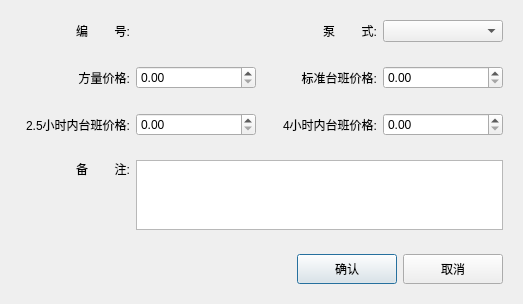
<?xml version="1.0" encoding="UTF-8"?>
<ui version="4.0">
 <class>ContractPriceDialog</class>
 <widget class="QDialog" name="ContractPriceDialog">
  <property name="geometry">
   <rect>
    <x>0</x>
    <y>0</y>
    <width>523</width>
    <height>300</height>
   </rect>
  </property>
  <property name="windowTitle">
   <string>Dialog</string>
  </property>
  <layout class="QVBoxLayout" name="verticalLayout">
   <item>
    <widget class="QWidget" name="widget" native="true">
     <layout class="QHBoxLayout" name="horizontalLayout">
      <item>
       <widget class="QLabel" name="label">
        <property name="minimumSize">
         <size>
          <width>110</width>
          <height>0</height>
         </size>
        </property>
        <property name="maximumSize">
         <size>
          <width>110</width>
          <height>16777215</height>
         </size>
        </property>
        <property name="text">
         <string>编        号:</string>
        </property>
        <property name="alignment">
         <set>Qt::AlignRight|Qt::AlignTrailing|Qt::AlignVCenter</set>
        </property>
       </widget>
      </item>
      <item>
       <widget class="QLabel" name="numberLabel">
        <property name="minimumSize">
         <size>
          <width>120</width>
          <height>0</height>
         </size>
        </property>
        <property name="maximumSize">
         <size>
          <width>120</width>
          <height>16777215</height>
         </size>
        </property>
        <property name="text">
         <string/>
        </property>
       </widget>
      </item>
      <item>
       <widget class="QLabel" name="label_3">
        <property name="text">
         <string>泵        式:</string>
        </property>
        <property name="alignment">
         <set>Qt::AlignRight|Qt::AlignTrailing|Qt::AlignVCenter</set>
        </property>
       </widget>
      </item>
      <item>
       <widget class="QComboBox" name="pumpTypeCB">
        <property name="minimumSize">
         <size>
          <width>120</width>
          <height>0</height>
         </size>
        </property>
        <property name="maximumSize">
         <size>
          <width>120</width>
          <height>16777215</height>
         </size>
        </property>
       </widget>
      </item>
     </layout>
    </widget>
   </item>
   <item>
    <widget class="QWidget" name="widget_2" native="true">
     <layout class="QHBoxLayout" name="horizontalLayout_2">
      <item>
       <widget class="QLabel" name="label_4">
        <property name="minimumSize">
         <size>
          <width>110</width>
          <height>0</height>
         </size>
        </property>
        <property name="maximumSize">
         <size>
          <width>110</width>
          <height>16777215</height>
         </size>
        </property>
        <property name="text">
         <string>方量价格:</string>
        </property>
        <property name="alignment">
         <set>Qt::AlignRight|Qt::AlignTrailing|Qt::AlignVCenter</set>
        </property>
       </widget>
      </item>
      <item>
       <widget class="QDoubleSpinBox" name="squrePriceDSB">
        <property name="minimumSize">
         <size>
          <width>120</width>
          <height>0</height>
         </size>
        </property>
        <property name="maximumSize">
         <size>
          <width>120</width>
          <height>16777215</height>
         </size>
        </property>
       </widget>
      </item>
      <item>
       <widget class="QLabel" name="label_5">
        <property name="text">
         <string>标准台班价格:</string>
        </property>
        <property name="alignment">
         <set>Qt::AlignRight|Qt::AlignTrailing|Qt::AlignVCenter</set>
        </property>
       </widget>
      </item>
      <item>
       <widget class="QDoubleSpinBox" name="standardPriceDSB">
        <property name="minimumSize">
         <size>
          <width>120</width>
          <height>0</height>
         </size>
        </property>
        <property name="maximumSize">
         <size>
          <width>120</width>
          <height>16777215</height>
         </size>
        </property>
       </widget>
      </item>
     </layout>
    </widget>
   </item>
   <item>
    <widget class="QWidget" name="widget_3" native="true">
     <layout class="QHBoxLayout" name="horizontalLayout_3">
      <item>
       <widget class="QLabel" name="label_6">
        <property name="minimumSize">
         <size>
          <width>110</width>
          <height>0</height>
         </size>
        </property>
        <property name="maximumSize">
         <size>
          <width>110</width>
          <height>16777215</height>
         </size>
        </property>
        <property name="text">
         <string>2.5小时内台班价格:</string>
        </property>
        <property name="alignment">
         <set>Qt::AlignRight|Qt::AlignTrailing|Qt::AlignVCenter</set>
        </property>
       </widget>
      </item>
      <item>
       <widget class="QDoubleSpinBox" name="within150minDSB">
        <property name="minimumSize">
         <size>
          <width>120</width>
          <height>0</height>
         </size>
        </property>
        <property name="maximumSize">
         <size>
          <width>120</width>
          <height>16777215</height>
         </size>
        </property>
       </widget>
      </item>
      <item>
       <widget class="QLabel" name="label_7">
        <property name="text">
         <string>4小时内台班价格:</string>
        </property>
        <property name="alignment">
         <set>Qt::AlignRight|Qt::AlignTrailing|Qt::AlignVCenter</set>
        </property>
       </widget>
      </item>
      <item>
       <widget class="QDoubleSpinBox" name="within240minDSB">
        <property name="minimumSize">
         <size>
          <width>120</width>
          <height>0</height>
         </size>
        </property>
        <property name="maximumSize">
         <size>
          <width>120</width>
          <height>16777215</height>
         </size>
        </property>
       </widget>
      </item>
     </layout>
    </widget>
   </item>
   <item>
    <widget class="QWidget" name="widget_4" native="true">
     <layout class="QHBoxLayout" name="horizontalLayout_4">
      <item>
       <widget class="QLabel" name="label_8">
        <property name="minimumSize">
         <size>
          <width>110</width>
          <height>0</height>
         </size>
        </property>
        <property name="maximumSize">
         <size>
          <width>110</width>
          <height>16777215</height>
         </size>
        </property>
        <property name="text">
         <string>备        注:</string>
        </property>
        <property name="alignment">
         <set>Qt::AlignRight|Qt::AlignTop|Qt::AlignTrailing</set>
        </property>
       </widget>
      </item>
      <item>
       <widget class="QTextEdit" name="remarksTextEdit"/>
      </item>
     </layout>
    </widget>
   </item>
   <item>
    <widget class="QWidget" name="widget_5" native="true">
     <property name="layoutDirection">
      <enum>Qt::LeftToRight</enum>
     </property>
     <layout class="QHBoxLayout" name="horizontalLayout_5">
      <item>
       <spacer name="horizontalSpacer">
        <property name="orientation">
         <enum>Qt::Horizontal</enum>
        </property>
        <property name="sizeHint" stdset="0">
         <size>
          <width>40</width>
          <height>20</height>
         </size>
        </property>
       </spacer>
      </item>
      <item>
       <widget class="QPushButton" name="ensureBtn">
        <property name="minimumSize">
         <size>
          <width>100</width>
          <height>30</height>
         </size>
        </property>
        <property name="maximumSize">
         <size>
          <width>100</width>
          <height>16777215</height>
         </size>
        </property>
        <property name="text">
         <string>确认</string>
        </property>
       </widget>
      </item>
      <item>
       <widget class="QPushButton" name="cancelBtn">
        <property name="minimumSize">
         <size>
          <width>100</width>
          <height>30</height>
         </size>
        </property>
        <property name="maximumSize">
         <size>
          <width>100</width>
          <height>16777215</height>
         </size>
        </property>
        <property name="text">
         <string>取消</string>
        </property>
       </widget>
      </item>
     </layout>
    </widget>
   </item>
  </layout>
 </widget>
 <resources/>
 <connections/>
</ui>
